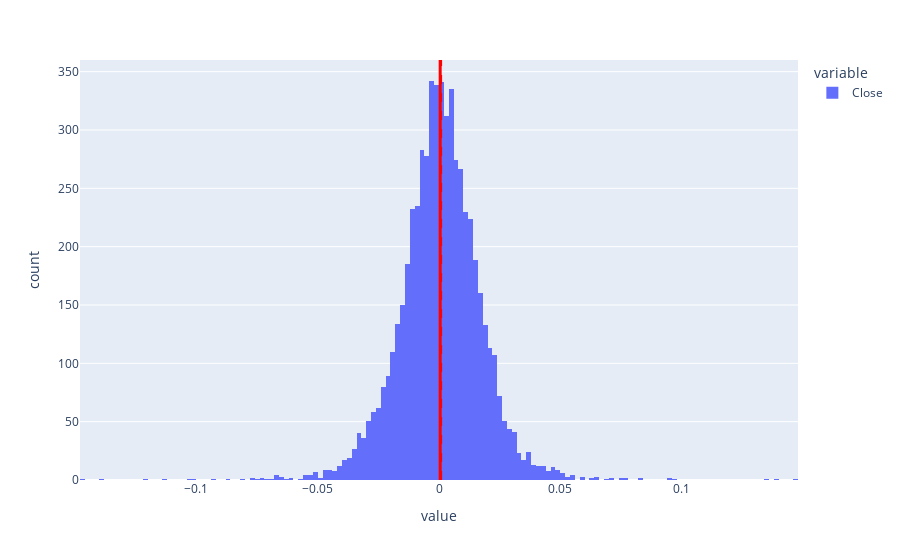

Notebook source saved alongside this figure:
### Code cell
#Criando o histograma
fig03 = px.histogram(retornos_ibov)

# Adicionado as linhas de média e mediana
fig03.add_vline(x=np.mean(retornos_ibov), line_width=3,  line_color="red")
fig03.add_vline(x=np.median(retornos_ibov), line_width=3, line_dash="dash", line_color="red")

# Exibindo a figura
fig03

### Figure 1 — Plotly figure (JSON) as saved in the notebook; plotly's stock layout.template omitted (floating-point values rounded to 4 significant figures; data arrays with more than 128 entries replaced by an {"elided": "..."} marker saying what was removed)
{"data": [{"alignmentgroup": "True", "bingroup": "x", "hovertemplate": "variable=Close<br>value=%{x}<br>count=%{y}<extra></extra>", "legendgroup": "Close", "marker": {"color": "#636efa", "pattern": {"shape": ""}}, "name": "Close", "offsetgroup": "Close", "orientation": "v", "showlegend": true, "type": "histogram", "x": {"elided": "5907 float values"}, "xaxis": "x", "yaxis": "y"}], "layout": {"barmode": "relative", "legend": {"title": {"text": "variable"}, "tracegroupgap": 0}, "margin": {"t": 60}, "shapes": [{"line": {"color": "red", "width": 3}, "type": "line", "x0": 0.0004867, "x1": 0.0004867, "xref": "x", "y0": 0, "y1": 1, "yref": "y domain"}, {"line": {"color": "red", "dash": "dash", "width": 3}, "type": "line", "x0": 0.0006642, "x1": 0.0006642, "xref": "x", "y0": 0, "y1": 1, "yref": "y domain"}], "xaxis": {"anchor": "y", "domain": [0, 1], "title": {"text": "value"}}, "yaxis": {"anchor": "x", "domain": [0, 1], "title": {"text": "count"}}}}
